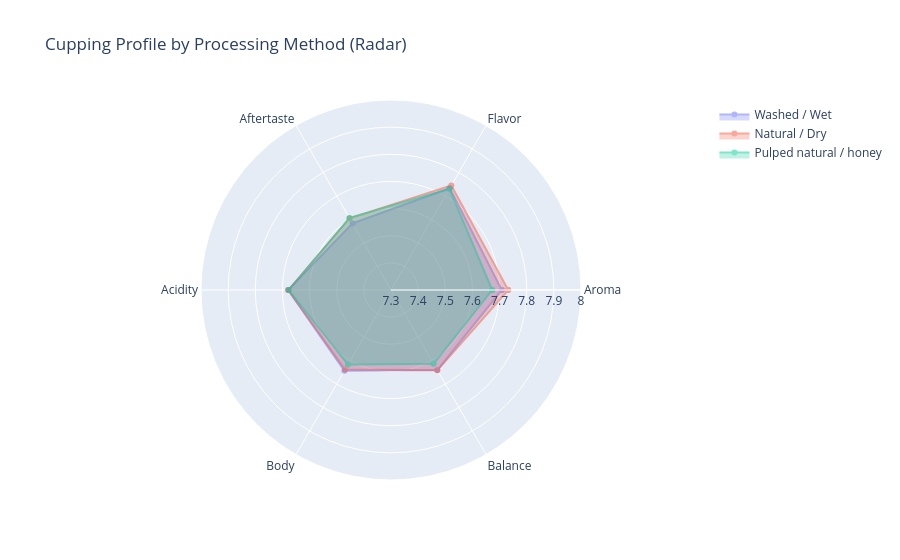

Source (notebook cell):
### Markdown cell above
## 4. Processing Methods and Fermentation

Processing method determines how the coffee cherry is handled after picking,
which directly controls fermentation:

| Method | Fermentation | Typical Flavor Profile |
|---|---|---|
| **Washed** (124 samples) | Fruit removed before drying — minimal fermentation | Clean, bright, high clarity |
| **Natural/Dry** (46 samples) | Dried with fruit intact — extended fermentation | Fruity, winey, heavier body |
| **Honey/Pulped Natural** (25 samples) | Partial fruit removal — moderate fermentation | In between — sweet, balanced |
| **Experimental** (anaerobic, carbonic, etc.) | Controlled fermentation environments | Intense, complex (very few samples) |

**Key finding: processing method doesn't dramatically affect total score.**
Washed (83.6), Natural (83.7), and Honey (83.6) average nearly the same.
The differences appear in *which* attributes score higher.

### Code cell
# Average score by processing method
main_methods = ["Washed / Wet", "Natural / Dry", "Pulped natural / honey"]
method_df = df[df["processing_method"].isin(main_methods)]

method_avg = method_df.groupby("processing_method")[cupping_attrs].mean()

fig = go.Figure()
for method in main_methods:
    vals = method_avg.loc[method]
    fig.add_trace(go.Scatterpolar(
        r=vals.values.tolist() + [vals.values[0]],
        theta=[c.replace("_", " ").title() for c in cupping_attrs] + [cupping_attrs[0].replace("_", " ").title()],
        name=method,
        fill="toself",
        opacity=0.5,
    ))

fig.update_layout(
    polar=dict(radialaxis=dict(visible=True, range=[7.3, 8.0])),
    title="Cupping Profile by Processing Method (Radar)",
)
fig.show()

### Figure 1 — Plotly figure (JSON) as saved in the notebook; plotly's stock layout.template omitted (floating-point values rounded to 4 significant figures)
{"data": [{"fill": "toself", "name": "Washed / Wet", "opacity": 0.5, "r": [7.708, 7.733, 7.583, 7.679, 7.644, 7.641, 7.708], "theta": ["Aroma", "Flavor", "Aftertaste", "Acidity", "Body", "Balance", "Aroma"], "type": "scatterpolar"}, {"fill": "toself", "name": "Natural / Dry", "opacity": 0.5, "r": [7.732, 7.745, 7.605, 7.678, 7.638, 7.642, 7.732], "theta": ["Aroma", "Flavor", "Aftertaste", "Acidity", "Body", "Balance", "Aroma"], "type": "scatterpolar"}, {"fill": "toself", "name": "Pulped natural / honey", "opacity": 0.5, "r": [7.673, 7.73, 7.606, 7.676, 7.617, 7.614, 7.673], "theta": ["Aroma", "Flavor", "Aftertaste", "Acidity", "Body", "Balance", "Aroma"], "type": "scatterpolar"}], "layout": {"polar": {"radialaxis": {"range": [7.3, 8], "visible": true}}, "title": {"text": "Cupping Profile by Processing Method (Radar)"}}}
